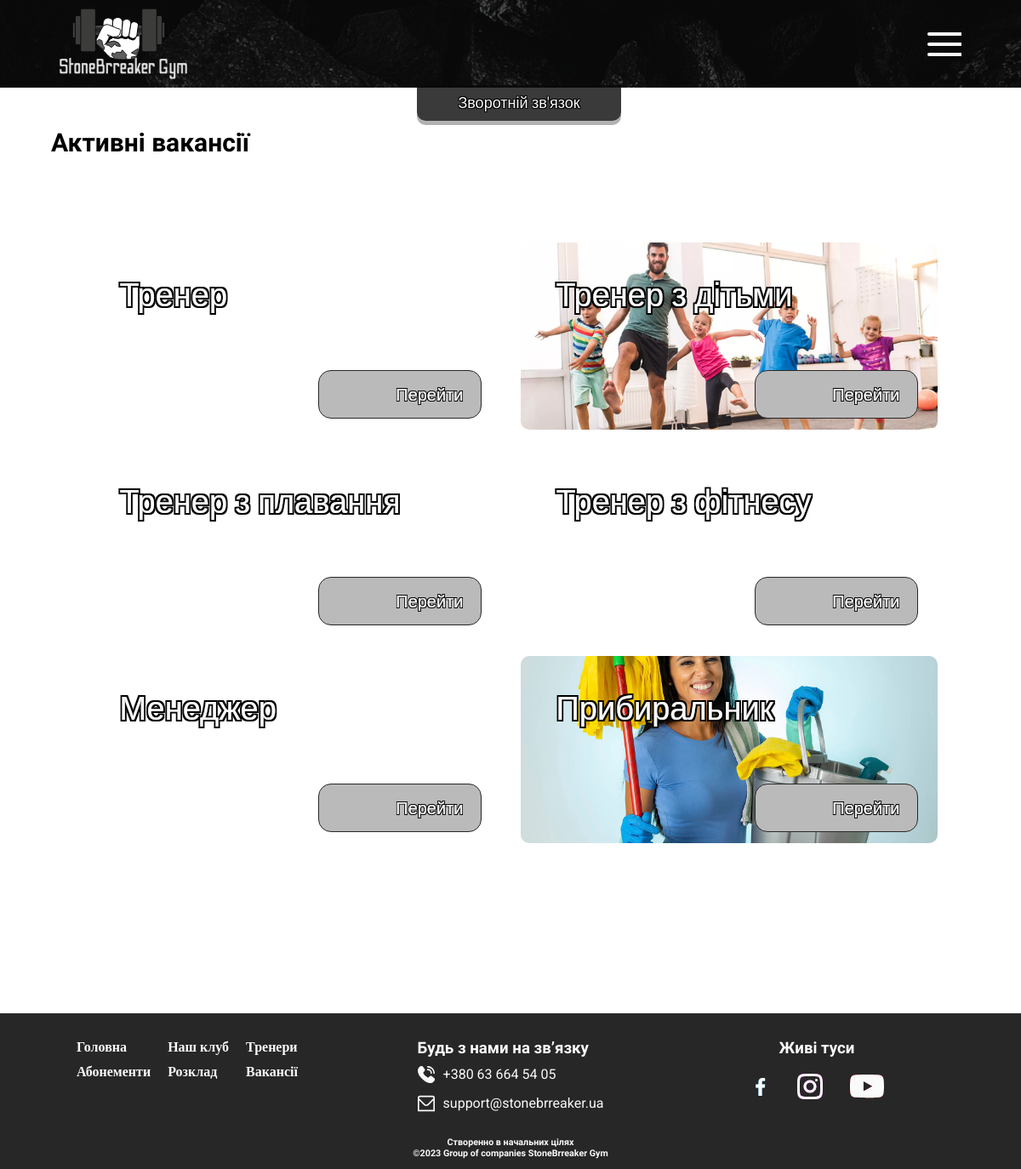
Screenshot of /vacancies.php with the database file from the repository.
### tables this page shows
CREATE TABLE `vacancies` (
  `id` smallint NOT NULL,
  `id_vac_home` smallint DEFAULT NULL,
  `name_vacancies` varchar(50) DEFAULT NULL,
  `fons` varchar(50) DEFAULT NULL,
  `requirements` text,
  `duties` text
);

### vacancies.php (the view, shortened to what this page needs)
<!DOCTYPE html>
<html lang="ukr">
<head>
   <link rel="stylesheet" type="text/css" href="css/style_vacancies.css">
   <link rel="stylesheet" type="text/css" href="css/zero.css">
   <link rel="stylesheet" type="text/css" href="css/style_feedback.css">
</head>
<?
$connect_bd = mysqli_connect("localhost", "root", "", "StoneBreaker");
?>
<body>
   <div class="wrapper">
      <header class="navigator">
         <div class="conteiner">
            <div class="navigator__row">
               <a href="index.php"><img src="img/logo_1.svg" alt="" class="navigator__logo">
               </a>
               <div class="navigator__connect">
                  <a href="#" class="navigator__con feedbackOpen">Зворотній зв'язок</a>
               </div>
               <div class="navigator__burger">
                  <span></span>
               </div>
            </div>
         </div>
      </header>
      <main class="content">
         <div class="conteiner">
            <div class="vacancies__flex">
               <h2 class="vacancies__title title">Активні вакансії</h2>
               <div class="vacancies__block">
                  <? $v = mysqli_query($connect_bd, "SELECT * FROM `vacancies`");
                  while ($resV = mysqli_fetch_assoc($v)) { ?>
                     <div class="vacancies__cart" style="background: url(img/vacancies/<? echo  $resV['fons']; ?>)  left no-repeat; background-size: cover;">
                        <div class="vacancies__cart-title">
                           <? echo  $resV['name_vacancies'];  ?>
                        </div>
                        <a href="vacancies-act.php?id=<? echo $resV['id'] ?>" class="vacancies__cart-btn">
                           <p class="vacancies__cart-btn-text">
                              Перейти
                           </p>
                        </a>
                     </div>
                  <?
                  }
                  ?>
               </div>
            </div>
         </div>
      </main>
      <footer class="footer">
         <div class="conteiner">
            <div class="footer__row">
               <div class="footer__body">
                  <div class="footer__menu menu">
                     <ul class="footer__punct-menu">
                        <li class="navigator__grid-1 navigator__grid"><a href="index.php">Головна</a></li>
                        <li class="navigator__grid-2 navigator__grid"><a href="our-club.php">Наш клуб</a></li>
                        <li class="navigator__grid-3 navigator__grid"><a href="subscription.php">Абонементи</a></li>
                        <li class="navigator__grid-4 navigator__grid"><a href="timetable.php">Розклад</a></li>
                        <li class="navigator__grid-5 navigator__grid"><a href="vacancies.php">Вакансії</a></li>
                        <li class="navigator__grid-6 navigator__grid"><a href="trainers.php">Тренери</a></li>
                     </ul>
                  </div>
                  <ul class="footer__connection">
                     <h3 class="footer__title">Будь з нами на зв’язку</h3>
                     <div class="footer__num">
                        <li><a href="tel:+380636645405">+380 63 664 54
                              05</a></li>
                     </div>
                     <div class="footer__email">
                        <li><a href="mailto:156student@mksumdu.info" class="footer__email">support@stonebrreaker.ua</a>
                        </li>
                     </div>
                  </ul>
                  <div class="footer__media">
                     <h3 class="footer__title">Живі туси</h3>
                     <div class="footer__icon">
                        <a class="footer__facebook" href="https://www.facebook.com/?locale=uk_UA" target="_blank"><img src="img/icon/icons8-facebook-f.svg" alt="Facebook"></a>
                        <a class="footer__insta" href="https://www.instagram.com/" target="_blank"><img src="img/icon/icons8-instagram.svg" alt="Instagram"></a>
                        <a class="footer__youtube" href="https://www.youtube.com/" target="_blank"><img src="img/icon/Vector.svg" alt="You Tube"></a>
                     </div>
                  </div>
               </div>
               <div class="footer__copirate">
                  <h6 style="text-align: center;">Створенно в начальних цілях <br>©2023 Group of companies StoneBrreaker
                     Gym</h6>
               </div>
            </div>
         </div>
      </footer>
   </div>
</body>
</html>

### css/style_vacancies.css (style rules this page uses)
.vacancies__flex { display: flex; flex-direction: column; height: 100%; width: 100%; margin: 150px 0px 100px 0px; }
.vacancies__block { margin: 50px 0px 100px 0px; font-size: 24px; height: 100%; width: 100%; display: flex; flex-wrap: wrap; justify-content: center; gap: 23px; transition: all 0.3s ease-out 0s; }
.vacancies__cart { border-radius: 10px; width: 490px; height: 220px; position: relative; display: flex; flex-direction: column; justify-content: space-between; position: relative; transition: all 0.3s ease-out 0s; }
.vacancies__cart-title { font-size: 38px; color: #FAFAFA; filter: url(#outlineBlack); display: flex; height: 50%; max-width: 80%; position: absolute; top: 40px; left: 42px; z-index: 2; }
.vacancies__cart-btn { cursor: pointer; background: rgb(187, 186, 186); border: 1px solid #272727; border-radius: 15px; width: 180px; height: 55px; text-align: right; padding-right: 10px; font-size: 20px; position: absolute; z-index: 2; top: 150px; left: 275px; display: flex; align-items: center; justify-content: end; transition: all 0.3s ease-out 0s; }
.vacancies__cart-btn-text { text-decoration: none; color: #FAFAFA; filter: url(#outlineBlack1); padding-right: 10px; padding-left: 10px; transition: all 0.3s ease-out 0s; }

### rows the page displays
vacancies: name_vacancies "Тренер"
vacancies: fons (picture), name_vacancies "Тренер з дітьми"
vacancies: name_vacancies "Тренер з плавання"
vacancies: name_vacancies "Тренер з фітнесу"
vacancies: name_vacancies "Менеджер"
vacancies: fons (picture), name_vacancies "Прибиральник"
